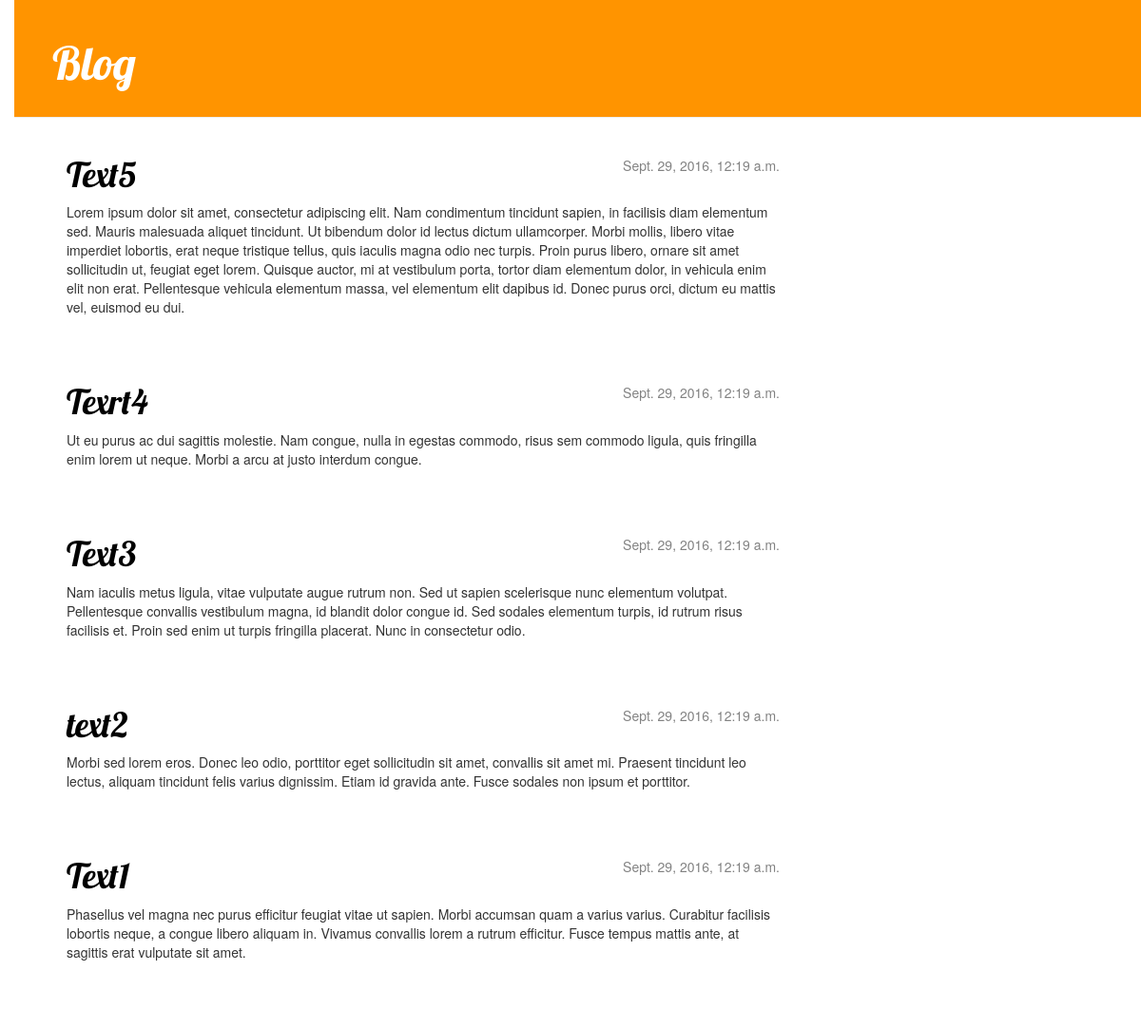
The page / on the database its author committed.
### blog/models.py (models this page shows, shortened)
class Post(models.Model):
    username = models.ForeignKey('auth.User')
    email = models.EmailField(max_length=50)
    title = models.CharField(max_length=200)
    text = models.TextField()
    created_date = models.DateTimeField(
            default=timezone.now)
    published_date = models.DateTimeField(
            blank=True, null=True)

### blog/views.py (the view)
# urls.py: url(r'^$', views.post_list),
def post_list(request):
    posts = Post.objects.filter(published_date__lte=timezone.now()).order_by('published_date')
    return render(request, 'blog/post_list.html', {'posts': posts})

### blog/templates/blog/post_list.html
    {% extends 'blog/base.html' %}
    {% block content %}
        {% for post in posts %}
            <div class="post">
                <div class="date">
                    {{ post.published_date }}
                </div>
                <h1><a href="{% url 'post_detail' pk=post.pk %}">{{ post.title }}</a></h1>
                <p>{{ post.text|linebreaksbr }}</p>
            </div>
        {% endfor %}
    {% endblock content %}

### blog/templates/blog/base.html (shortened to what this page needs)
 {% load staticfiles %}
    <html>
        <head>
            <link rel="stylesheet" href="//maxcdn.bootstrapcdn.com/bootstrap/3.2.0/css/bootstrap.min.css">
            <link rel="stylesheet" href="//maxcdn.bootstrapcdn.com/bootstrap/3.2.0/css/bootstrap-theme.min.css">
            <link rel="stylesheet" href="{% static 'css/blog.css' %}">
        </head>
    <body>
        <div class="page-header">
            <h1><a href="/">Blog</a></h1>
        </div>
        <div class="content container">
            <div class="row">
                <div class="col-md-8">
                {% block content %}
                {% endblock %}
                </div>
            </div>
        </div>
    </body>
    </html>

### blog/static/css/blog.css (style rules this page uses)
h1 a { color: #FCA205; font-family: 'Lobster'; }
body { padding-left: 15px; }
.page-header { background-color: #ff9400; margin-top: 0; padding: 20px 20px 20px 40px; }
.page-header h1, .page-header h1 a, .page-header h1 a:visited, .page-header h1 a:active { color: #ffffff; font-size: 36pt; text-decoration: none; }
.content { margin-left: 40px; }
h1, h2, h3, h4 { font-family: 'Lobster', cursive; }
.date { float: right; color: #828282; }
.post { margin-bottom: 70px; }
.post h1 a, .post h1 a:visited { color: #000000; }

### rows shown on the page
Post: published_date "Sept. 29, 2016, 12:19 a.m.", title "Text5", text "Lorem ipsum dolor sit amet, consectetur adipiscing elit. Nam condimentum tincidunt sapien, in facilisis diam elementum sed. Mauris malesuada aliquet tincidunt. Ut bibendum dolor id lectus dictum ullamcorper. Morbi mollis, libero vitae imperdiet lobortis, erat neque tristique tellus, quis iaculis magna odio nec turpis. Proin purus libero, ornare sit amet sollicitudin ut, feugiat eget lorem. Quisque auctor, mi at vestibulum porta, tortor diam elementum dolor, in vehicula enim elit non erat. Pellentesque vehicula elementum massa, vel elementum elit dapibus id. Donec purus orci, dictum eu mattis vel, euismod eu dui."
Post: published_date "Sept. 29, 2016, 12:19 a.m.", title "Texrt4", text "Ut eu purus ac dui sagittis molestie. Nam congue, nulla in egestas commodo, risus sem commodo ligula, quis fringilla enim lorem ut neque. Morbi a arcu at justo interdum congue."
Post: published_date "Sept. 29, 2016, 12:19 a.m.", title "Text3", text "Nam iaculis metus ligula, vitae vulputate augue rutrum non. Sed ut sapien scelerisque nunc elementum volutpat. Pellentesque convallis vestibulum magna, id blandit dolor congue id. Sed sodales elementum turpis, id rutrum risus facilisis et. Proin sed enim ut turpis fringilla placerat. Nunc in consectetur odio."
Post: published_date "Sept. 29, 2016, 12:19 a.m.", title "text2", text "Morbi sed lorem eros. Donec leo odio, porttitor eget sollicitudin sit amet, convallis sit amet mi. Praesent tincidunt leo lectus, aliquam tincidunt felis varius dignissim. Etiam id gravida ante. Fusce sodales non ipsum et porttitor."
Post: published_date "Sept. 29, 2016, 12:19 a.m.", title "Text1", text "Phasellus vel magna nec purus efficitur feugiat vitae ut sapien. Morbi accumsan quam a varius varius. Curabitur facilisis lobortis neque, a congue libero aliquam in. Vivamus convallis lorem a rutrum efficitur. Fusce tempus mattis ante, at sagittis erat vulputate sit amet."
